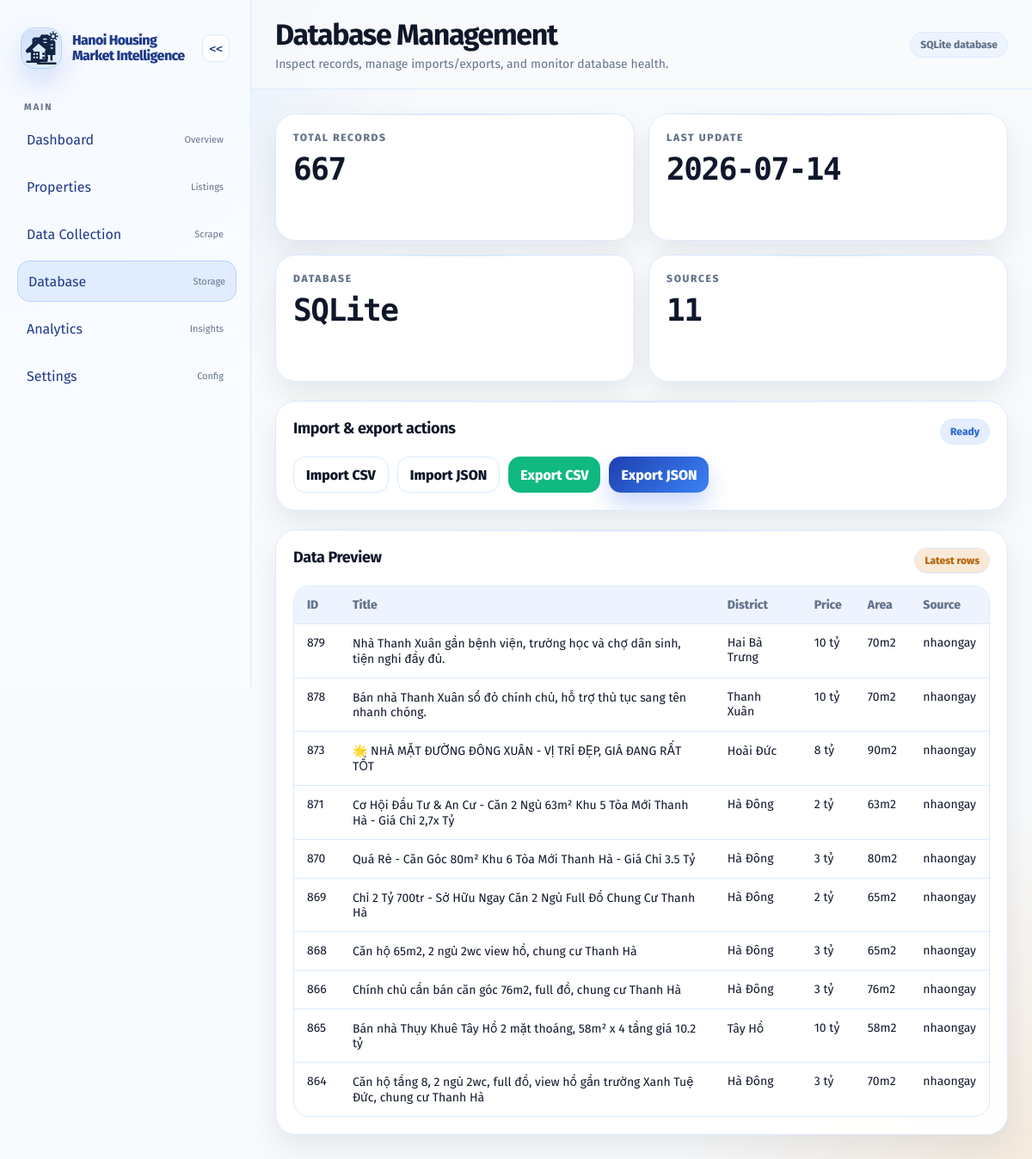
The page /database on the database as committed earlier.
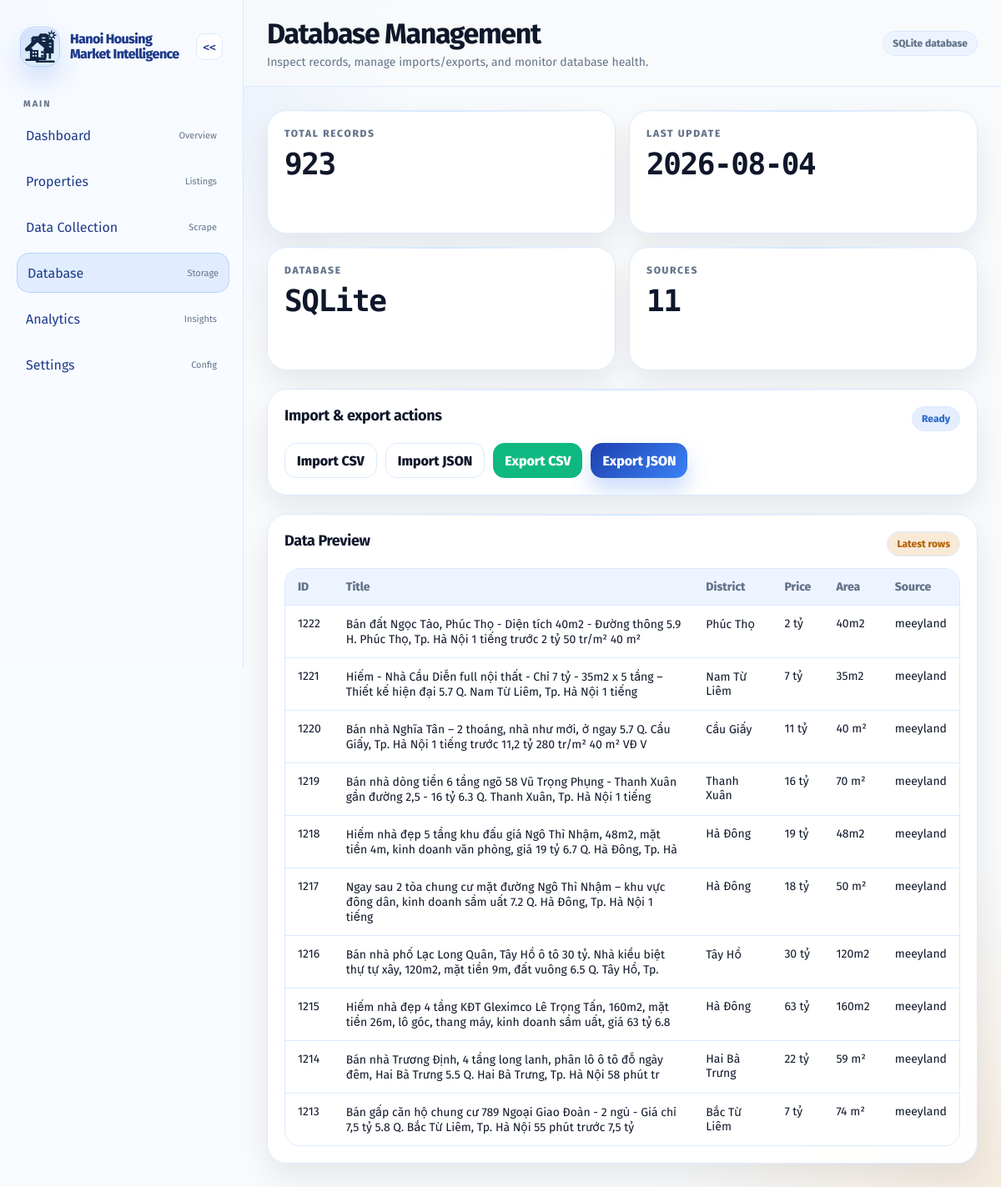
The same page on the database as committed later.
### tables this page shows
CREATE TABLE properties (
                id INTEGER PRIMARY KEY AUTOINCREMENT,
                title TEXT,
                district TEXT,
                address TEXT,
                price REAL,
                price_text TEXT,
                area REAL,
                area_text TEXT,
                property_type TEXT,
                listing_date TEXT,
                source TEXT,
                url TEXT,
                created_at TEXT DEFAULT CURRENT_TIMESTAMP
            , ai_predicted_price REAL, ai_valuation_report TEXT);

### app.py (the view)
@app.get("/database")
def database():
    rows = _database_rows()
    preview_rows = rows[:10]
    sources = {row.get("source") for row in rows if row.get("source")}
    return render_template(
        "database.html",
        db_stats={
            "total_records": len(rows),
            "last_update": max((row.get("created_at") or "" for row in rows), default="—")[:10] or "—",
            "database_size": "SQLite",
            "sources": len(sources),
        },
        preview_rows=preview_rows,
    )

### app.py (called while the page is built)
@app.after_request
def add_response_headers(response):
    response.headers['Access-Control-Allow-Origin'] = '*'
    response.headers['Access-Control-Allow-Methods'] = 'GET, POST, OPTIONS'
    response.headers['Access-Control-Allow-Headers'] = 'Content-Type'
    response.headers['Cache-Control'] = 'no-store'
    return response

def _database_rows():
    return [dict(row) for row in PropertyRepository().fetch_all()]

### src/database/db_connection.py (called while the page is built)
def get_connection() -> sqlite3.Connection:
    DB_PATH.parent.mkdir(parents=True, exist_ok=True)
    conn = sqlite3.connect(DB_PATH)
    conn.row_factory = sqlite3.Row
    return conn

### src/database/property_repository.py (called while the page is built)
    def fetch_all(self):
        conn = get_connection()
        try:
            return conn.execute("SELECT * FROM properties ORDER BY id DESC").fetchall()
        finally:
            conn.close()

### templates/database.html (shortened to what this page needs)
<!doctype html>
<html lang="en">
  <head>
    <link rel="stylesheet" href="{{ url_for('static', filename='css/style.css') }}" />
  </head>
  <body>
    <div class="app-shell">
      <aside class="sidebar"><div class="brand"><div class="brand-mark" aria-hidden="true"></div><h2>Hanoi Housing Market Intelligence</h2></div><nav class="nav-group"><div class="nav-group-title">Main</div><a class="nav-link" href="/dashboard">Dashboard <small>Overview</small></a><a class="nav-link" href="/properties">Properties <small>Listings</small></a><a class="nav-link" href="/data-collection">Data Collection <small>Scrape</small></a><a class="nav-link active" href="/database">Database <small>Storage</small></a><a class="nav-link" href="/analytics">Analytics <small>Insights</small></a><a class="nav-link" href="/settings">Settings <small>Config</small></a></nav></aside>
      <main class="main-panel">
        <header class="topbar"><div><h1>Database Management</h1><p>Inspect records, manage imports/exports, and monitor database health.</p></div><div class="topbar-actions"><span class="chip">SQLite database</span></div></header>
        <section class="page-content">
          <section class="kpi-grid">
            <article class="card stat-card"><span class="stat-label">Total records</span><span class="stat-value">{{ db_stats.total_records }}</span></article>
            <article class="card stat-card"><span class="stat-label">Last update</span><span class="stat-value">{{ db_stats.last_update }}</span></article>
            <article class="card stat-card"><span class="stat-label">Database</span><span class="stat-value">{{ db_stats.database_size }}</span></article>
            <article class="card stat-card"><span class="stat-label">Sources</span><span class="stat-value">{{ db_stats.sources }}</span></article>
          </section>
          <article class="card">
            <div class="panel-header"><h3>Import & export actions</h3><span class="badge badge-info">Ready</span></div>
            <div class="topbar-actions">
              <form action="{{ url_for('import_database_csv') }}" method="post" enctype="multipart/form-data" class="inline-upload-form">
                <label class="btn btn-secondary" for="importCsvInput">Import CSV</label>
              </form>
              <form action="{{ url_for('import_database_json') }}" method="post" enctype="multipart/form-data" class="inline-upload-form">
                <label class="btn btn-secondary" for="importJsonInput">Import JSON</label>
              </form>
              <a class="btn btn-success" href="{{ url_for('export_database_csv') }}">Export CSV</a>
              <a class="btn btn-primary" href="{{ url_for('export_database_json') }}">Export JSON</a>
            </div>
          </article>
          <article class="card">
            <div class="panel-header"><h3>Data Preview</h3><span class="badge badge-warn">Latest rows</span></div>
            <div class="table-wrap"><table class="table"><thead><tr><th>ID</th><th>Title</th><th>District</th><th>Price</th><th>Area</th><th>Source</th></tr></thead><tbody>
              {% for row in preview_rows %}
                <tr><td>{{ row.id }}</td><td>{{ row.title or 'Untitled listing' }}</td><td>{{ row.district or 'Unknown' }}</td><td>{{ row.price_text or row.price or '—' }}</td><td>{{ row.area_text or row.area or '—' }}</td><td>{{ row.source or 'unknown' }}</td></tr>
              {% else %}
                <tr><td colspan="6" class="muted">No records found.</td></tr>
              {% endfor %}
            </tbody></table></div>
          </article>
        </section>
      </main>
    </div>
  </body>
</html>

Rows that differ between the two databases and show on the page:
no longer on this page (row unchanged): properties: id "879", title "Nhà Thanh Xuân gần bệnh viện, trường học và chợ dân sinh, tiện nghi đầy đủ.", district "Hai Bà Trưng", price_text "10 tỷ", area_text "70m2", source "nhaongay"
no longer on this page (row unchanged): properties: id "878", title "Bán nhà Thanh Xuân sổ đỏ chính chủ, hỗ trợ thủ tục sang tên nhanh chóng.", district "Thanh Xuân", price_text "10 tỷ", area_text "70m2", source "nhaongay"
no longer on this page (row unchanged): properties: id "873", title "🌟 NHÀ MẶT ĐƯỜNG ĐÔNG XUÂN - VỊ TRÍ ĐẸP, GIÁ ĐANG RẤT TỐT", district "Hoài Đức", price_text "8 tỷ", area_text "90m2", source "nhaongay"
no longer on this page (row unchanged): properties: id "871", title "Cơ Hội Đầu Tư & An Cư - Căn 2 Ngủ 63m² Khu 5 Tòa Mới Thanh Hà - Giá Chỉ 2,7x Tỷ", district "Hà Đông", price_text "2 tỷ", area_text "63m2", source "nhaongay"
no longer on this page (row unchanged): properties: id "870", title "Quá Rẻ - Căn Góc 80m² Khu 6 Tòa Mới Thanh Hà - Giá Chỉ 3.5 Tỷ", district "Hà Đông", price_text "3 tỷ", area_text "80m2", source "nhaongay"
no longer on this page (row unchanged): properties: id "869", title "Chỉ 2 Tỷ 700tr - Sở Hữu Ngay Căn 2 Ngủ Full Đồ Chung Cư Thanh Hà", district "Hà Đông", price_text "2 tỷ", area_text "65m2", source "nhaongay"
no longer on this page (row unchanged): properties: id "868", title "Căn hộ 65m2, 2 ngủ 2wc view hồ, chung cư Thanh Hà", district "Hà Đông", price_text "3 tỷ", area_text "65m2", source "nhaongay"
no longer on this page (row unchanged): properties: id "866", title "Chính chủ cần bán căn góc 76m2, full đồ, chung cư Thanh Hà", district "Hà Đông", price_text "3 tỷ", area_text "76m2", source "nhaongay"
no longer on this page (row unchanged): properties: id "865", title "Bán nhà Thụy Khuê Tây Hồ 2 mặt thoáng, 58m² x 4 tầng giá 10.2 tỷ", district "Tây Hồ", price_text "10 tỷ", area_text "58m2", source "nhaongay"
no longer on this page (row unchanged): properties: id "864", title "Căn hộ tầng 8, 2 ngủ 2wc, full đồ, view hồ gần trường Xanh Tuệ Đức, chung cư Thanh Hà", district "Hà Đông", price_text "3 tỷ", area_text "70m2", source "nhaongay"
added properties: id "1222", title "Bán đất Ngọc Tảo, Phúc Thọ - Diện tích 40m2 - Đường thông 5.9 H. Phúc Thọ, Tp. Hà Nội 1 tiếng trước 2 tỷ 50 tr/m² 40 m²", district "Phúc Thọ", price_text "2 tỷ", area_text "40m2", source "meeyland"
added properties: id "1221", title "Hiếm - Nhà Cầu Diễn full nội thất - Chỉ 7 tỷ - 35m2 x 5 tầng – Thiết kế hiện đại 5.7 Q. Nam Từ Liêm, Tp. Hà Nội 1 tiếng", district "Nam Từ Liêm", price_text "7 tỷ", area_text "35m2", source "meeyland"
added properties: id "1220", title "Bán nhà Nghĩa Tân – 2 thoáng, nhà như mới, ở ngay 5.7 Q. Cầu Giấy, Tp. Hà Nội 1 tiếng trước 11,2 tỷ 280 tr/m² 40 m² VĐ V", district "Cầu Giấy", price_text "11 tỷ", area_text "40 m²", source "meeyland"
added properties: id "1219", title "Bán nhà dòng tiền 6 tầng ngõ 58 Vũ Trọng Phụng - Thanh Xuân gần đường 2,5 - 16 tỷ 6.3 Q. Thanh Xuân, Tp. Hà Nội 1 tiếng", district "Thanh Xuân", price_text "16 tỷ", area_text "70 m²", source "meeyland"
added properties: id "1218", title "Hiếm nhà đẹp 5 tầng khu đấu giá Ngô Thì Nhậm, 48m2, mặt tiền 4m, kinh doanh văn phòng, giá 19 tỷ 6.7 Q. Hà Đông, Tp. Hà", district "Hà Đông", price_text "19 tỷ", area_text "48m2", source "meeyland"
added properties: id "1217", title "Ngay sau 2 tòa chung cư mặt đường Ngô Thì Nhậm – khu vực đông dân, kinh doanh sầm uất 7.2 Q. Hà Đông, Tp. Hà Nội 1 tiếng", district "Hà Đông", price_text "18 tỷ", area_text "50 m²", source "meeyland"
added properties: id "1216", title "Bán nhà phố Lạc Long Quân, Tây Hồ ô tô 30 tỷ. Nhà kiểu biệt thự tự xây, 120m2, mặt tiền 9m, đất vuông 6.5 Q. Tây Hồ, Tp.", district "Tây Hồ", price_text "30 tỷ", area_text "120m2", source "meeyland"
added properties: id "1215", title "Hiếm nhà đẹp 4 tầng KĐT Gleximco Lê Trọng Tấn, 160m2, mặt tiền 26m, lô góc, thang máy, kinh doanh sầm uất, giá 63 tỷ 6.8", district "Hà Đông", price_text "63 tỷ", area_text "160m2", source "meeyland"
added properties: id "1214", title "Bán nhà Trương Định, 4 tầng long lanh, phân lô ô tô đỗ ngày đêm, Hai Bà Trưng 5.5 Q. Hai Bà Trưng, Tp. Hà Nội 58 phút tr", district "Hai Bà Trưng", price_text "22 tỷ", area_text "59 m²", source "meeyland"
added properties: id "1213", title "Bán gấp căn hộ chung cư 789 Ngoại Giao Đoàn - 2 ngủ - Giá chỉ 7,5 tỷ 5.8 Q. Bắc Từ Liêm, Tp. Hà Nội 55 phút trước 7,5 tỷ", district "Bắc Từ Liêm", price_text "7 tỷ", area_text "74 m²", source "meeyland"
Other text that changed with them:
{{ db_stats.total_records }}: "667" → "923"
{{ db_stats.last_update }}: "2026-07-14" → "2026-08-04"
